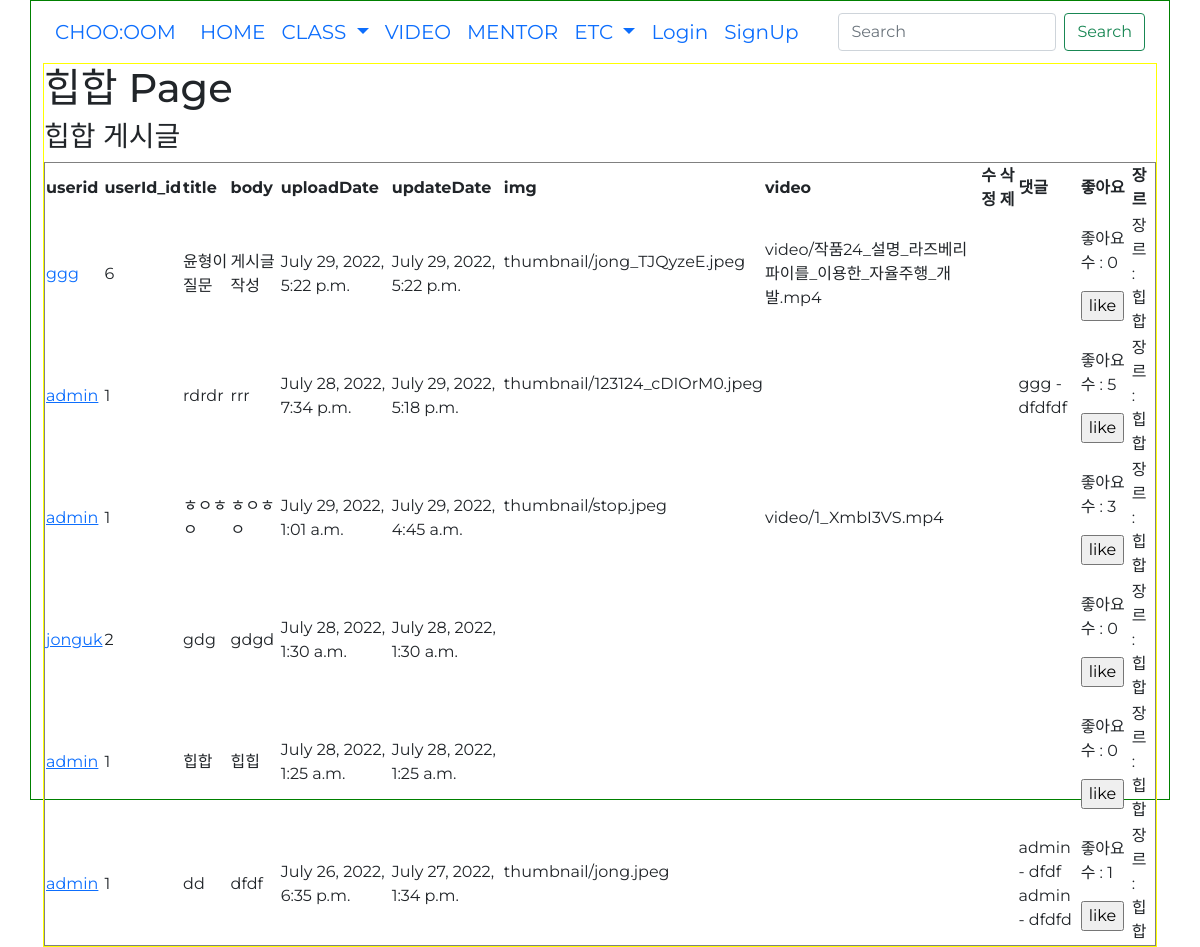
Screenshot of /genre?genre_id=1 with the database file from the repository.
### danceapp/models.py (models this page shows, shortened)
class Genre(models.Model):
    id = models.AutoField(primary_key=True, null=False) # pk
    name = models.CharField(max_length=20) # 장르 이름
    def __str__(self):
        return self.name

class Post(models.Model):
    userId = models.ForeignKey(userProfile, on_delete=models.CASCADE) # 회원ID # User 모델의 pk를 가져옴
    title = models.CharField(max_length=200) # 제목
    body = models.TextField() # 게시물 설명
    uploadDate = models.DateTimeField(auto_now_add=True) # 처음 업로드 시간
    updateDate = models.DateTimeField(auto_now=True) # 수정 시간
    photo = models.ImageField(blank=True, null=True, upload_to='thumbnail') # 썸네일 # upload_to : static/blog_photo 로 저장해줘
    video = models.FileField(blank=True, null=True, upload_to='video') # 배포시에는 models.FilePathField()사용
    genreName = models.ForeignKey(Genre, null=True, on_delete=models.CASCADE) # 장르
    likes_user = models.ManyToManyField(userProfile, related_name='likes', blank=True) # 좋아요 누른 사람
    likes_count = models.PositiveIntegerField(default=0) # 좋아요 개수

class Comment(models.Model):
    userId = models.ForeignKey(userProfile, on_delete=models.CASCADE)
    comment = models.TextField(100)
    date = models.DateTimeField(auto_now_add=True)
    post = models.ForeignKey(Post, null=True, blank=True, on_delete=models.CASCADE)
    def __str__(self):
        return self.comment

### accounts/models.py (models this page shows)
class userProfile(AbstractUser):
    nickname = models.CharField(max_length=50, null=True, blank=True) # 실제 이름
    danceSkill = models.CharField(max_length=10 ,null=True, blank=True) # 상 중 하
    phoneNum = models.IntegerField(null=True, blank=True)
    gender = models.CharField(max_length=10 ,null=True, blank=True)
    createdAt = models.DateTimeField(auto_now_add=True)
    birth = models.DateField(null=True, blank=True)
    def __str__(self):
        return self.username

### danceapp/views.py (the view)
# urls.py: path('genre', views.genre_post, name='genre_post'),
def genre_post(request):
    genre_id = request.GET.get('genre_id', None)
    genre = Genre.objects.get(id=int(genre_id))
    posts = Post.objects.filter().order_by('-updateDate')
    comment_form = CommentForm()
    context = {
        'genre':genre,
        'posts':posts,
        'comment_form':comment_form,
    }
    return render(request, 'genre_post.html', context)

### danceapp/forms.py
class CommentForm(forms.ModelForm):
    class Meta:
        model = Comment
        fields = ['comment']
    def __init__(self, *args, **kwargs):
        super(CommentForm, self).__init__(*args, **kwargs)
        self.fields['comment'].widget.attrs = {
            'class': 'form-control',
            'placeholder': "댓글 입력",
            'rows':10
        }

### danceapp/templates/genre_post.html (shortened to what this page needs)
{% extends 'base.html' %}
{% block content %}
{% load static %}
<h1>{{ genre.name }} Page</h1>
<h3>{{ genre.name }} 게시글</h3>
<table border="1">
    <tr>
        <th>userid</th>
        <th>userId_id</th>
        <th>title</th>
        <th>body</th>
        <th>uploadDate</th>
        <th>updateDate</th>
        <th>img</th>
        <th>video</th>
        <th>수정</th>
        <th>삭제</th>
        <th>댓글</th>
        <th>좋아요</th>
        <th>장르</th>
    </tr>
    {% for post in posts %}
    {% if post.genreName.name == genre.name %}
    <tr>
        <td><a href="{% url 'post_detail' post.userId_id %}">{{ post.userId }}</a></td>
        <td>{{ post.userId_id }}</td>
        <td>{{ post.title }}</td>
        <td>{{ post.body }}</td>
        <td>{{ post.uploadDate }}</td>
        <td>{{ post.updateDate }}</td>
        <td>
            {% if post.photo %}
            {{ post.photo }} <br>
            {% endif %}
        </td>
        <td>
            {% if post.video %}
            {{ post.video }} <br>
            {% endif %}
        </td>
        <td>
        </td>
        <td>
        </td>
        <td>
            {% for comment in post.comment_set.all %}
            {{ comment.userId }} - {{ comment }}
            <br>
            {% endfor %}
        </td>
        <td>
            <form action="{% url 'likes' post.id %}" method="">
                <p>
                    좋아요 수 : {{ post.likes_count }}
                </p>
                {% if request.user in post.likes_user.all %}
                <input type="submit" value="dislike">
                {% else %}
                <input type="submit" value="like">
                {% endif %}
            </form>
        </td>
        <td>장르 : {{post.genreName}}</td>
    </tr>
    {% endif %}
    {% endfor %}
</table>
{% endblock %}

### static/css/index.css (style rules this page uses)
* { font-family: 'Montserrat'; }

### rows the page displays
Genre: name "힙합"
Post: userId "ggg", userId_id "6", title "윤형이 질문", body "게시글 작성", uploadDate "July 29, 2022, 5:22 p.m.", updateDate "July 29, 2022, 5:22 p.m.", photo "thumbnail/jong_TJQyzeE.jpeg", video "video/작품24_설명_라즈베리파이를_이용한_자율주행_개발.mp4", likes_count "0", genreName "힙합"
Post: userId "admin", userId_id "1", title "rdrdr", body "rrr", uploadDate "July 28, 2022, 7:34 p.m.", updateDate "July 29, 2022, 5:18 p.m.", photo "thumbnail/123124_cDIOrM0.jpeg", likes_count "5", genreName "힙합"
Comment: userId "ggg", comment "dfdfdf"
Post: userId "admin", userId_id "1", title "ㅎㅇㅎㅇ", body "ㅎㅇㅎㅇ", uploadDate "July 29, 2022, 1:01 a.m.", updateDate "July 29, 2022, 4:45 a.m.", photo "thumbnail/stop.jpeg", video "video/1_XmbI3VS.mp4", likes_count "3", genreName "힙합"
Post: userId "jonguk", userId_id "2", title "gdg", body "gdgd", uploadDate "July 28, 2022, 1:30 a.m.", updateDate "July 28, 2022, 1:30 a.m.", likes_count "0", genreName "힙합"
Post: userId "admin", userId_id "1", title "힙합", body "힙힙", uploadDate "July 28, 2022, 1:25 a.m.", updateDate "July 28, 2022, 1:25 a.m.", likes_count "0", genreName "힙합"
Post: userId "admin", userId_id "1", title "dd", body "dfdf", uploadDate "July 26, 2022, 6:35 p.m.", updateDate "July 27, 2022, 1:34 p.m.", photo "thumbnail/jong.jpeg", likes_count "1", genreName "힙합"
Comment: userId "admin", comment "dfdf"
Comment: userId "admin", comment "dfdfd"
